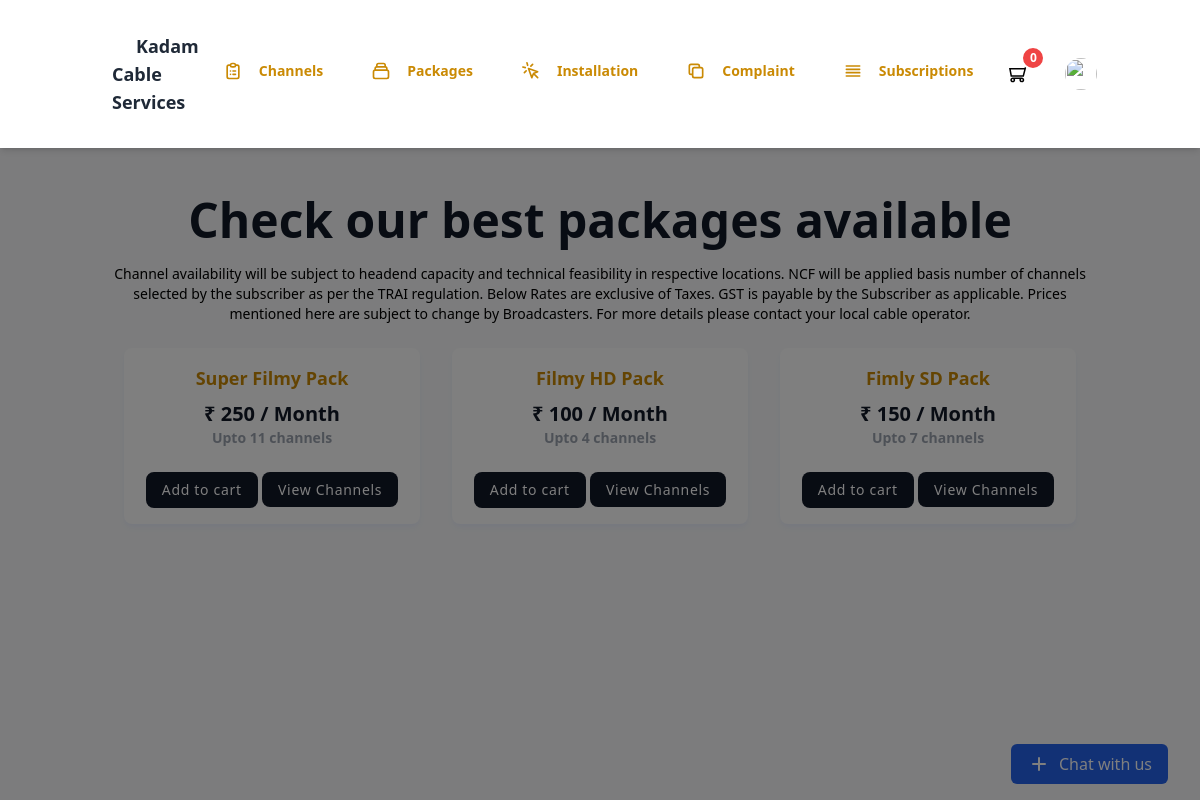
The page /Main/Customer/custpackage.php (signed in) on the database its author committed.
### tables this page shows
CREATE TABLE `packages` (
  `pack_id` int(11) NOT NULL,
  `pack_name` varchar(200) NOT NULL,
  `pack_price` int(5) NOT NULL
);

### Main/Customer/custpackage.php (the view, shortened to what this page needs)
<?php
if(isset($_SESSION["email"]) && isset($_SESSION["firstname"]) && isset($_SESSION["lastname"]) && isset($_SESSION["type"])  )
{
    $email = $_SESSION["email"];
}else{
    echo ("<script>location.href='Login.php'</script>");
}
include("../../config/connect.php");
?>
<!DOCTYPE html>
<html :class="{ 'theme-dark': dark }" x-data="data()" lang="en">
  <head>
    <link rel="stylesheet" href="https://unpkg.com/tailwindcss@2.2.19/dist/tailwind.min.css"/>
    <script src="https://cdn.tailwindcss.com"></script>
    <link href="https://cdnjs.cloudflare.com/ajax/libs/flowbite/2.2.0/flowbite.min.css" rel="stylesheet" />
    <link rel="stylesheet" type="text/css" href="https://cdn.jsdelivr.net/npm/toastify-js/src/toastify.min.css">
  </head>
  <body>
    <div
      class="flex h-screen bg-gray-50 dark:bg-gray-900"
      :class="{ 'overflow-hidden': isSideMenuOpen}"
    >
      <div class="flex flex-col flex-1">
      <?php include("./layouts/header/cust_header.php"); ?>
        <main class="h-full pb-1 overflow-y-auto">
          <div class="container px-0 mx-auto grid">
          <section class="max-w-6xl mx-auto px-4 sm:px-6 lg:px-4 py-12">
    <div class="text-center pb-1">
        <h2 class="font-bold text-3xl md:text-4xl lg:text-5xl font-heading text-gray-900">
            Check our best packages available
        </h2>
        <h2 class="text-sm text-grey-900 mt-5">
                    Channel availability will be subject to headend capacity and technical feasibility in respective locations.
            NCF will be applied basis number of channels selected by the subscriber as per the TRAI regulation.
            Below Rates are exclusive of Taxes. GST is payable by the Subscriber as applicable.
            Prices mentioned here are subject to change by Broadcasters.
            For more details please contact your local cable operator.
        </h2>
    </div>
<section class="text-gray-600 body-font bg-gray-50 mt-5  flex justify-center items-center">
  <div class="container px-5 pb-5 mx-auto">
    <div class="flex flex-wrap -m-4 text-center">
    <?php
                    $get_packages = "SELECT * FROM `packages`";
                    $execute_get_packages = mysqli_query($con,$get_packages);
                    if(mysqli_num_rows($execute_get_packages)>0){
                        while($row = mysqli_fetch_assoc($execute_get_packages)){
                            $pack_id = $row["pack_id"];
                            ?>
                                <div class="p-4 sm:w-1/2 lg:w-1/3 w-full hover:scale-105 duration-500">
                                  <div class=" flex items-center  justify-center p-4  rounded-lg bg-white shadow-indigo-50 shadow-md">
                                    <div>
                                      <h2 class="text-yellow-600 text-lg font-bold"><?php echo $row["pack_name"] ?></h2>
                                      <h3 class="mt-2 text-xl font-bold text-gray-900 text-center"> ₹ <?php echo $row["pack_price"] ?> / Month</h3>
                                      <p class="text-sm font-semibold text-gray-400">Upto <?php $get_number_of_channels = "SELECT * FROM `package_has_channel` WHERE `phc_package_id` = '$pack_id' ";
                                                      echo(mysqli_num_rows(mysqli_query($con,$get_number_of_channels))); ?> channels</p>
                                      <button type="button"
                                      <?php
                                          $custcheckstb ="SELECT * FROM `installs` WHERE `cust_email`= '$email'";
                                          $execute_custcheckstb= mysqli_query($con,$custcheckstb);
                                          if(mysqli_num_rows($execute_custcheckstb)==1)
                                          {
                                            ?>
                                            onclick="addtocart(<?php echo $pack_id; ?>,'p')"
                                            <?php
                                          }
                                          else {
                                            ?>
                                            data-modal-target="popup-modal" data-modal-toggle="popup-modal"
                                            <?php
                                          }
                                              ?>
                                      onclick="addtocart(<?php echo $pack_id; ?>,'p')" class="text-sm mt-6 px-4 py-2 bg-gray-900 text-white rounded-lg  tracking-wider hover:bg-yellow-600 outline-none">Add to cart</button>
                                      <a href="viewpackchan.php?id=<?php echo $pack_id; ?>&name=<?php echo $row["pack_name"] ?>&price=<?php echo $row["pack_price"] ?>" class="text-sm mt-6 px-4 py-2 bg-gray-900 text-white rounded-lg  tracking-wider hover:bg-yellow-600 outline-none">View Channels</a>
                                    </div>
                                  </div>
                                </div>
                            <?php
                        }
                    }
                    include("./botchat.php")
                            ?>
    </div>
</section>
        </main>
      </div>
    </div>
  </body>
</html>

### rows shown on the page
packages: pack_name "Super Filmy Pack", pack_price "250", mysqli_num_rows(mysqli_query($con,$get_number_of_channels)) "11"
packages: pack_name "Filmy HD Pack", pack_price "100", mysqli_num_rows(mysqli_query($con,$get_number_of_channels)) "4"
packages: pack_name "Fimly SD Pack", pack_price "150", mysqli_num_rows(mysqli_query($con,$get_number_of_channels)) "7"
